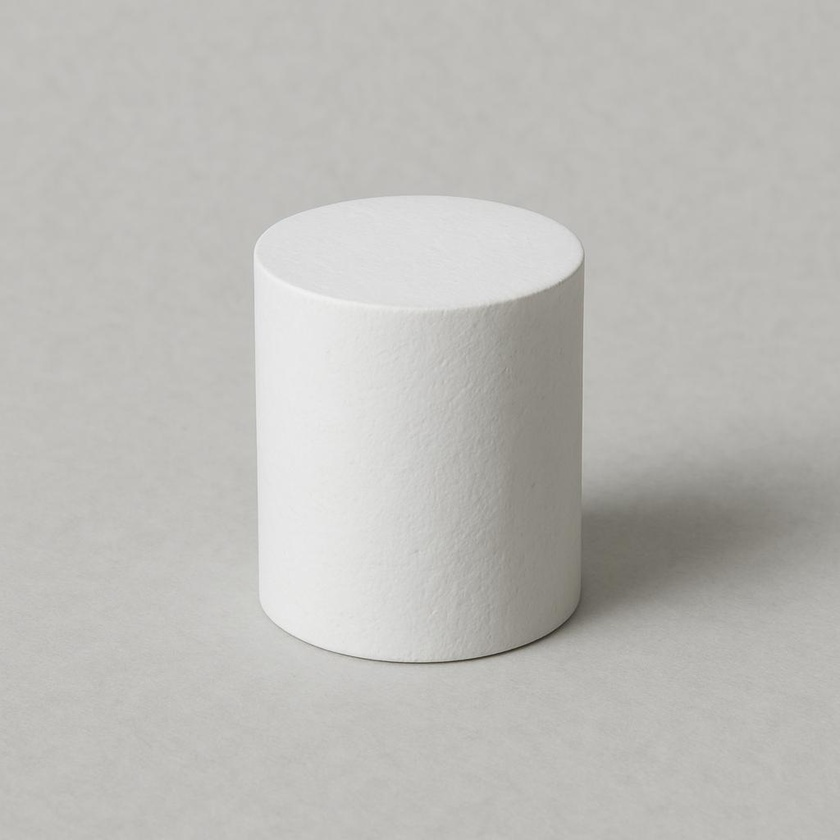
#> input picture internship/cylinder.jpg, 840 x 840 px, shrunk from 1024 x 1024 before the run
$ python prediction_with_images.py
#> lines starting #> are read from the running program, lines starting #| are printed output that depends on the picture
import pandas as pd
import matplotlib.pyplot as plt
from PIL import Image

# Load CSV with sensor data + prediction
df = pd.read_csv("combined.csv")
#> (reads internship/combined.csv from the repository)

# Plot sensor data
plt.figure(figsize=(12, 6))
for col in df.columns[:-1]:  # exclude last column (prediction)
    plt.plot(df.index, df[col], label=col)

plt.xlabel("Sample Index")
plt.ylabel("Sensor Reading")
plt.title("Sensor Data from Real-Time Capture")
plt.legend()

# Show the plot
plt.tight_layout()
plt.show()
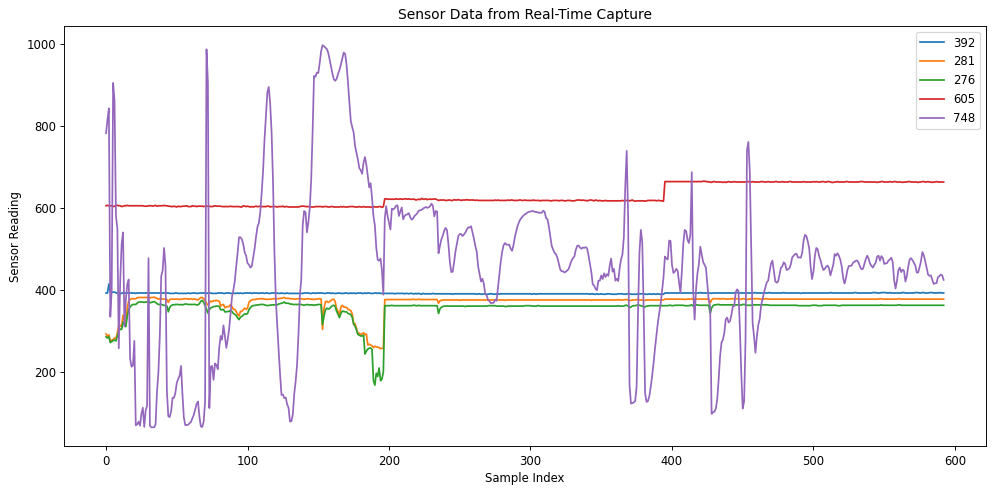
#> figure drawn by matplotlib, 1 panel; curve peaks at x = 2, y = 414; curve peaks at x = 30, y = 382; curve peaks at x = 68, y = 374

# Get the final predicted object
last_prediction = df.iloc[-1, -1]  # last row, last column

# Map predicted label to image
object_images = {
    "sphere": "sphere.jpg",
    "cylinder": "cylinder.jpg",
    "cuboid": "cuboid.jpg"
}

# Load and show the image
if last_prediction in object_images:
    img = Image.open(object_images[last_prediction])
#> img is the input picture: PIL image 840x840 RGB; mean R, G, B 189.1, 188.1, 184.3
    img.show()
else:
    print(f"No image found for prediction: {last_prediction}")
